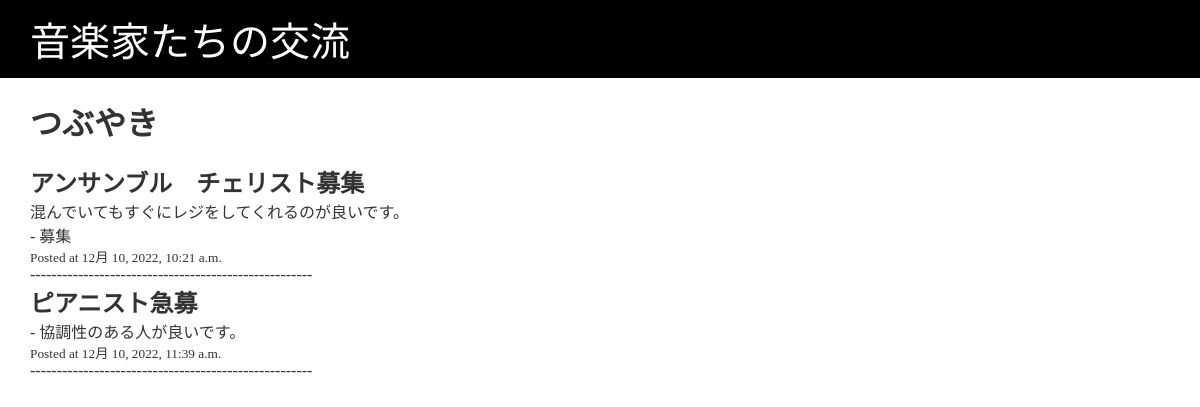
The page /reviews/ on the database as committed earlier.
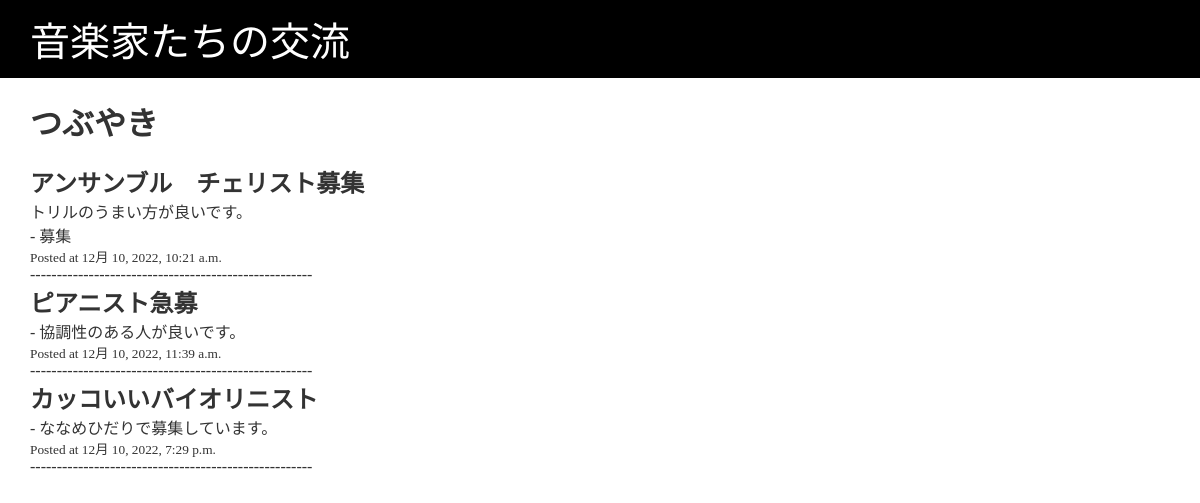
The same page on the database as committed later.
### reviews/models.py (models this page shows, shortened)
class Review(models.Model):
    STARS = (
        (1, '☆'),
        (2, '☆☆'),
        (3, '☆☆☆'),
        (4, '☆☆☆☆'),
        (5, '☆☆☆☆☆'),
    )
    store_name = models.CharField('タイトル', max_length=225)
    title = models.CharField('コメント', max_length=255)
    text = models.TextField('コメント詳細',blank=True)
    created_at = models.DateTimeField('作成日', default=timezone.now)

### reviews/views.py (the view)
# urls.py: path('',views.review_list,name='review_list'),
def review_list(request):
    context = {
        'review_list': Review.objects.all(),
    }
    return render(request,'reviews/review_list.html', context)

### reviews/templates/reviews/review_list.html (shortened to what this page needs)
{% extends 'reviews/base.html'%}
{% block content %}
    <h1>つぶやき</h1>
    {% for review in review_list %}
        <article>
            <h2>{{ review.store_name }}</h2>
            <p>{{ review.text}}</p>
            <p>{{ review.get_starts_display}} - {{ review.title }}</p>
            <small>Posted at {{review.created_at}}</small>
            <p>-----------------------------------------------------</p>
        </article>
    {% endfor %}
{% endblock %}

### reviews/templates/reviews/base.html (shortened to what this page needs)
<!DOCTYPE html>
<html lang="ja">
<head>
</head>
<body>
<header>音楽家たちの交流</header>
<main>
    {%block content %} {% endblock %}
</main>
</body>
</html>

### reviews/templates/reviews/base.html (style rules this page uses)
* { margin:0; }
body { color: #333; }
body > header { font-size: 40px; background-color: #000; color: #fff; padding: 10px 30px; }
main { margin-top: 20px; padding: 0 30px; }
main > h1 { margin-bottom: 20px; }

Rows that differ between the two databases and show on the page:
changed Review "アンサンブル チェリスト募集": text "混んでいてもすぐにレジをしてくれるのが良いです。" → "トリルのうまい方が良いです。"
added Review: store_name "カッコいいバイオリニスト", title "ななめひだりで募集しています。", created_at "12月 10, 2022, 7:29 p.m."
